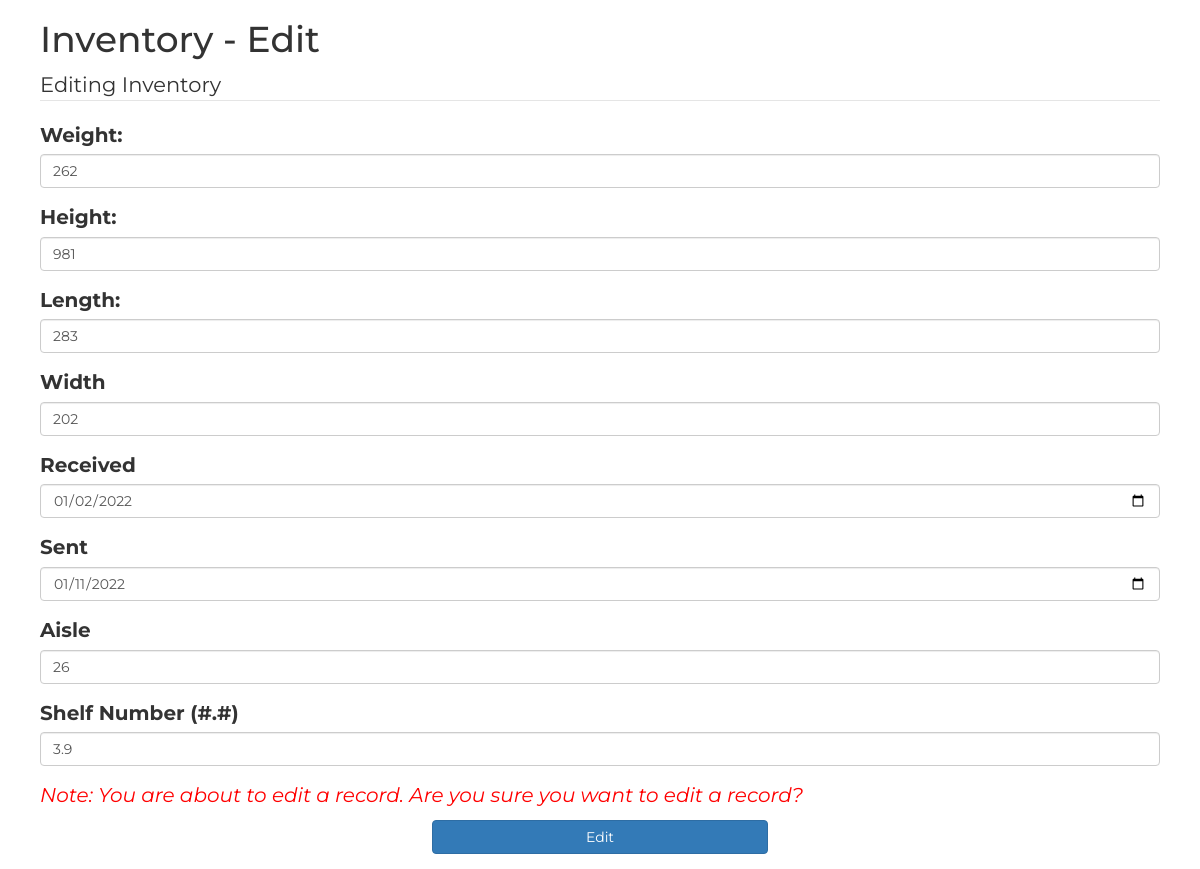
Page /edit.php?invid=1 on the committed database.
### tables this page shows
create table INVENTORY (
	inv_id INT unsigned not null auto_increment primary key,
	inv_weight INT not null,
	inv_height INT not null,
	inv_length INT not null,
	inv_width INT not null,
	inv_received DATE not null,
	inv_sent DATE not null,
	inv_aisle INT not null,
	inv_shelf_no DECIMAL(2,1) not null
);

### edit.php (the view, shortened to what this page needs)
<?php
if (isset($_GET['invid'])) {
    $invId = $_GET['invid'];
    require("lib/config.php");
    $invId = $mysqli->real_escape_string($invId);
    $query = "SELECT * FROM inventory WHERE inventory.inv_id = $invId";
    $result = $mysqli->query($query);
    $num_results = $result->num_rows;
    if ($num_results == 0) {
        $message = "inventory not found.";
    } else {
        $row = $result->fetch_assoc();
        $invWeight = $row['inv_weight'];
        $invHeight = $row['inv_height'];
        $invLength = $row['inv_length'];
        $invWidth = $row['inv_width'];
        $invReceived = $row['inv_received'];
        $invSent = $row['inv_sent'];
        $invAisle = $row['inv_aisle'];
        $invShelfNo = $row['inv_shelf_no'];
    }
} else {
    $message = "Sorry, no id provided.";
}
?>
<!doctype html>
<html>
<head>
    <link rel="stylesheet" href="https://maxcdn.bootstrapcdn.com/bootstrap/3.4.0/css/bootstrap.min.css">
    <link rel="stylesheet" href="css/style.css">
</head>
<body>
<div id="container">
    <h1>Inventory - Edit</h1>
    <?php
    if (isset($message)) {
        echo $message;
    } else {
        ?>
        <div>
            <form action="editCode.php? " method="GET">
                <fieldset class="scheduler-border">
                    <legend class="scheduler-border">Editing Inventory</legend>
                    <div class="form-group">
                        <label for="isbn">Weight:</label>
                        <input type="number" class="form-control" id="weight" value='<?php echo $invWeight ?>'
                               name="weight">
                    </div>
                    <div class="form-group">
                        <label for="author">Height:</label>
                        <input type="number" class="form-control" id="height" value='<?php echo $invHeight ?>'
                               name="height">
                    </div>
                    <div class="form-group">
                        <label for="title">Length:</label>
                        <input type="number" class="form-control" id="length" value='<?php echo $invLength ?>'
                               name="length">
                    </div>
                    <div class="form-group">
                        <label for="price">Width</label>
                        <input type="number" class="form-control" id="width" value='<?php echo $invWidth ?>'
                               name="width">
                    </div>
                    <div class="form-group">
                        <label for="price">Received</label>
                        <input type="date" class="form-control" id="received" value='<?php echo $invReceived ?>'
                               name="received">
                    </div>
                    <div class="form-group">
                        <label for="price">Sent</label>
                        <input type="date" class="form-control" id="sent" value='<?php echo $invSent ?>' name="sent">
                    </div>
                    <div class="form-group">
                        <label for="price">Aisle</label>
                        <input type="number" class="form-control" id="aisle" value='<?php echo $invAisle ?>'
                               name="aisle">
                    </div>
                    <div class="form-group">
                        <label for="price">Shelf Number (#.#)</label>
                        <input type="number" step=".1" class="form-control" id="shelfNumber"
                               value='<?php echo $invShelfNo ?>' name="shelfNumber">
                    </div>
                    <div class="form-group">
                        <p class="warning"><em>Note: You are about to edit a record. Are you sure you want to edit a
                                record?</em></p>
                        <button type="submit" name="submit" class="btn btn-primary btn-block">Edit</button>
                    </div>
                </fieldset>
            </form>
        </div>
        <?php
    }
    ?>
</body>
</html>

### css/style.css (style rules this page uses)
* { font-family: 'Montserrat', sans-serif; / important; }
body { background-color: transparent; }
#container { padding: 0 40px; width: 100%; margin: 15px auto auto auto; background-color: white; font-size: 20px; }
.btn-block { width: 30%; }
button { margin: auto; }
input { display: block; }
.warning { color: red; }

### rows in the picture
inventory: weight "262", height "981", length "283", width "202", received "01/02/2022", sent "01/11/2022", aisle "26", shelfNumber "3.9"
